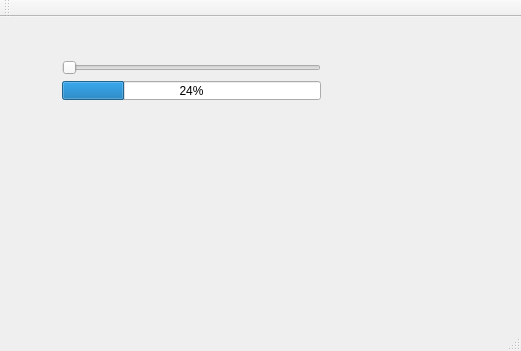
<?xml version="1.0" encoding="UTF-8"?>
<ui version="4.0">
 <class>MainWindow</class>
 <widget class="QMainWindow" name="MainWindow">
  <property name="geometry">
   <rect>
    <x>0</x>
    <y>0</y>
    <width>521</width>
    <height>351</height>
   </rect>
  </property>
  <property name="windowTitle">
   <string>MainWindow</string>
  </property>
  <widget class="QWidget" name="centralWidget">
   <widget class="QWidget" name="">
    <property name="geometry">
     <rect>
      <x>51</x>
      <y>32</y>
      <width>281</width>
      <height>62</height>
     </rect>
    </property>
    <layout class="QVBoxLayout" name="verticalLayout">
     <item>
      <widget class="QSlider" name="horizontalSlider">
       <property name="orientation">
        <enum>Qt::Horizontal</enum>
       </property>
      </widget>
     </item>
     <item>
      <widget class="QProgressBar" name="progressBar">
       <property name="value">
        <number>24</number>
       </property>
      </widget>
     </item>
    </layout>
   </widget>
  </widget>
  <widget class="QMenuBar" name="menuBar">
   <property name="geometry">
    <rect>
     <x>0</x>
     <y>0</y>
     <width>521</width>
     <height>25</height>
    </rect>
   </property>
  </widget>
  <widget class="QToolBar" name="mainToolBar">
   <attribute name="toolBarArea">
    <enum>TopToolBarArea</enum>
   </attribute>
   <attribute name="toolBarBreak">
    <bool>false</bool>
   </attribute>
  </widget>
  <widget class="QStatusBar" name="statusBar"/>
 </widget>
 <layoutdefault spacing="6" margin="11"/>
 <resources/>
 <connections>
  <connection>
   <sender>horizontalSlider</sender>
   <signal>valueChanged(int)</signal>
   <receiver>progressBar</receiver>
   <slot>setValue(int)</slot>
   <hints>
    <hint type="sourcelabel">
     <x>116</x>
     <y>85</y>
    </hint>
    <hint type="destinationlabel">
     <x>138</x>
     <y>115</y>
    </hint>
   </hints>
  </connection>
 </connections>
</ui>
